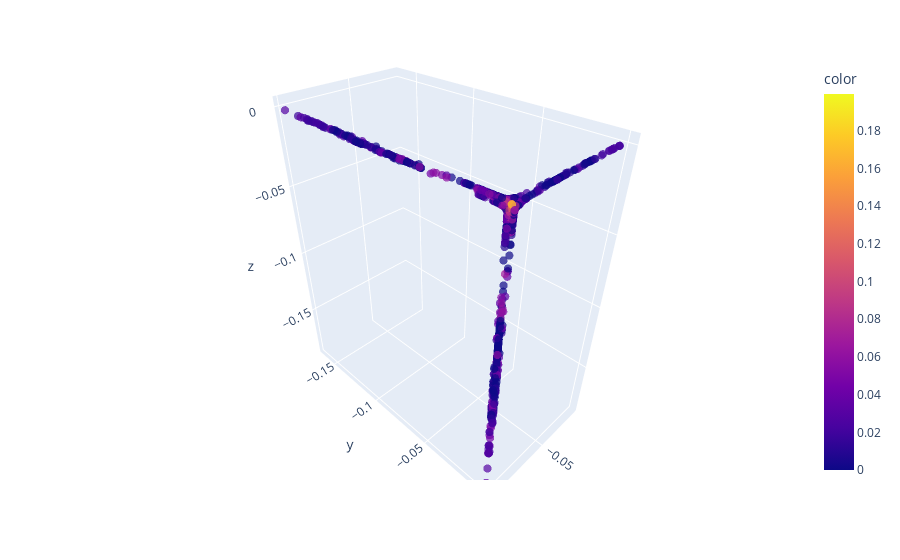

Notebook source saved alongside this figure:
### Code cell
fig = ex.scatter_3d(
    x=res["df_dm1"],
    y=res["df_dm2"],
    z=res["df_dm3"],
    color=front["f_1"] * front["f_2"] * front["f_3"],
    opacity=0.7,
    size=[5]*len(res["df_dm1"]),
    size_max=8,
)

fig.update_traces(marker=dict(line=dict(width=0)))

### Figure 1 — Plotly figure (JSON) as saved in the notebook; plotly's stock layout.template omitted (floating-point values rounded to 4 significant figures; data arrays with more than 128 entries replaced by an {"elided": "..."} marker saying what was removed)
{"data": [{"hovertemplate": "x=%{x}<br>y=%{y}<br>z=%{z}<br>size=%{marker.size}<br>color=%{marker.color}<extra></extra>", "legendgroup": "", "marker": {"color": {"elided": "2352 float values"}, "coloraxis": "coloraxis", "line": {"width": 0}, "opacity": 0.7, "size": {"elided": "2352 int values"}, "sizemode": "area", "sizeref": 0.07812, "symbol": "circle"}, "mode": "markers", "name": "", "scene": "scene", "showlegend": false, "type": "scatter3d", "x": {"elided": "2352 float values"}, "y": {"elided": "2352 float values"}, "z": {"elided": "2352 float values"}}], "layout": {"coloraxis": {"colorbar": {"title": {"text": "color"}}, "colorscale": [[0, "#0d0887"], [0.1111, "#46039f"], [0.2222, "#7201a8"], [0.3333, "#9c179e"], [0.4444, "#bd3786"], [0.5556, "#d8576b"], [0.6667, "#ed7953"], [0.7778, "#fb9f3a"], [0.8889, "#fdca26"], [1, "#f0f921"]]}, "legend": {"itemsizing": "constant", "tracegroupgap": 0}, "margin": {"t": 60}, "scene": {"domain": {"x": [0, 1], "y": [0, 1]}, "xaxis": {"title": {"text": "x"}}, "yaxis": {"title": {"text": "y"}}, "zaxis": {"title": {"text": "z"}}}}}
